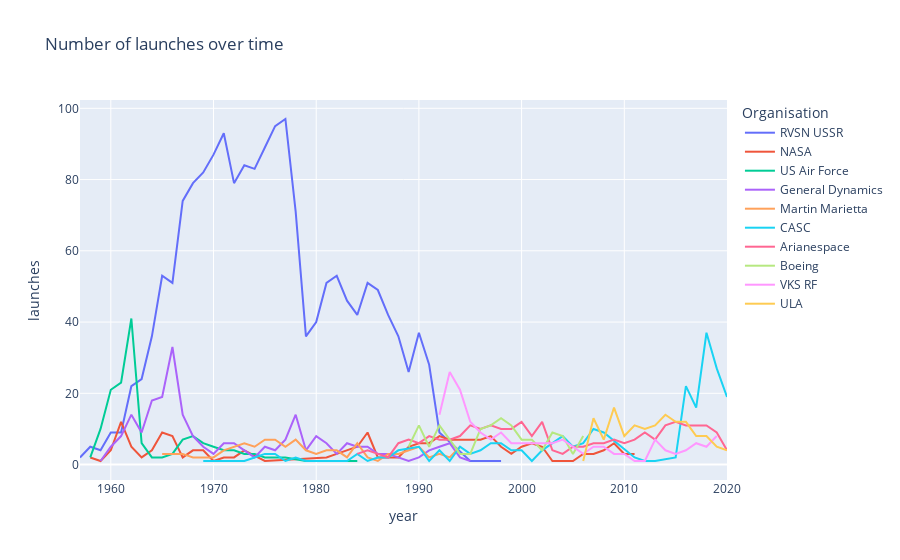

The notebook cell this image was saved under:
### Code cell
line = px.line(top10_per_year[:-1],
              x='year',
              y='launches',
              color='Organisation',
              title="Number of launches over time")
line.show()

### Figure 1 — Plotly figure (JSON) as saved in the notebook; plotly's stock layout.template omitted (floating-point values rounded to 4 significant figures)
{"data": [{"hovertemplate": "Organisation=RVSN USSR<br>year=%{x}<br>launches=%{y}<extra></extra>", "legendgroup": "RVSN USSR", "line": {"color": "#636efa", "dash": "solid"}, "marker": {"symbol": "circle"}, "mode": "lines", "name": "RVSN USSR", "orientation": "v", "showlegend": true, "type": "scatter", "x": [1957, 1958, 1959, 1960, 1961, 1962, 1963, 1964, 1965, 1966, 1967, 1968, 1969, 1970, 1971, 1972, 1973, 1974, 1975, 1976, 1977, 1978, 1979, 1980, 1981, 1982, 1983, 1984, 1985, 1986, 1987, 1988, 1989, 1990, 1991, 1992, 1995, 1996, 1998], "xaxis": "x", "y": [2, 5, 4, 9, 9, 22, 24, 36, 53, 51, 74, 79, 82, 87, 93, 79, 84, 83, 89, 95, 97, 71, 36, 40, 51, 53, 46, 42, 51, 49, 42, 36, 26, 37, 28, 9, 1, 1, 1], "yaxis": "y"}, {"hovertemplate": "Organisation=NASA<br>year=%{x}<br>launches=%{y}<extra></extra>", "legendgroup": "NASA", "line": {"color": "#EF553B", "dash": "solid"}, "marker": {"symbol": "circle"}, "mode": "lines", "name": "NASA", "orientation": "v", "showlegend": true, "type": "scatter", "x": [1958, 1959, 1960, 1961, 1962, 1963, 1964, 1965, 1966, 1967, 1968, 1969, 1970, 1971, 1972, 1973, 1975, 1981, 1982, 1983, 1984, 1985, 1986, 1988, 1989, 1990, 1991, 1992, 1993, 1994, 1995, 1996, 1997, 1998, 1999, 2000, 2001, 2002, 2003, 2005, 2006, 2007, 2008, 2009, 2010, 2011], "xaxis": "x", "y": [2, 1, 4, 12, 5, 2, 4, 9, 8, 2, 4, 4, 1, 2, 2, 4, 1, 2, 3, 4, 5, 9, 2, 2, 5, 6, 6, 8, 7, 7, 7, 7, 8, 5, 3, 5, 6, 5, 1, 1, 3, 3, 4, 6, 3, 3], "yaxis": "y"}, {"hovertemplate": "Organisation=US Air Force<br>year=%{x}<br>launches=%{y}<extra></extra>", "legendgroup": "US Air Force", "line": {"color": "#00cc96", "dash": "solid"}, "marker": {"symbol": "circle"}, "mode": "lines", "name": "US Air Force", "orientation": "v", "showlegend": true, "type": "scatter", "x": [1958, 1959, 1960, 1961, 1962, 1963, 1964, 1965, 1966, 1967, 1968, 1969, 1970, 1971, 1972, 1973, 1974, 1975, 1976, 1977, 1979, 1981, 1982, 1983, 1984], "xaxis": "x", "y": [2, 10, 21, 23, 41, 6, 2, 2, 3, 7, 8, 6, 5, 4, 4, 3, 3, 2, 2, 2, 1, 1, 1, 1, 1], "yaxis": "y"}, {"hovertemplate": "Organisation=General Dynamics<br>year=%{x}<br>launches=%{y}<extra></extra>", "legendgroup": "General Dynamics", "line": {"color": "#ab63fa", "dash": "solid"}, "marker": {"symbol": "circle"}, "mode": "lines", "name": "General Dynamics", "orientation": "v", "showlegend": true, "type": "scatter", "x": [1959, 1960, 1961, 1962, 1963, 1964, 1965, 1966, 1967, 1968, 1969, 1970, 1971, 1972, 1973, 1974, 1975, 1976, 1977, 1978, 1979, 1980, 1981, 1982, 1983, 1984, 1985, 1986, 1987, 1988, 1989, 1990, 1991, 1992, 1993, 1994, 1995], "xaxis": "x", "y": [1, 5, 8, 14, 9, 18, 19, 33, 14, 8, 5, 3, 6, 6, 4, 2, 5, 4, 7, 14, 4, 8, 6, 3, 6, 5, 5, 3, 3, 2, 1, 2, 4, 5, 6, 2, 1], "yaxis": "y"}, {"hovertemplate": "Organisation=Martin Marietta<br>year=%{x}<br>launches=%{y}<extra></extra>", "legendgroup": "Martin Marietta", "line": {"color": "#FFA15A", "dash": "solid"}, "marker": {"symbol": "circle"}, "mode": "lines", "name": "Martin Marietta", "orientation": "v", "showlegend": true, "type": "scatter", "x": [1965, 1966, 1967, 1968, 1969, 1970, 1971, 1972, 1973, 1974, 1975, 1976, 1977, 1978, 1979, 1980, 1981, 1982, 1983, 1984, 1985, 1986, 1987, 1988, 1989, 1990, 1991, 1992, 1993, 1994], "xaxis": "x", "y": [3, 3, 3, 2, 2, 2, 4, 5, 6, 5, 7, 7, 5, 7, 4, 3, 4, 4, 2, 6, 2, 1, 3, 3, 4, 5, 2, 3, 2, 5], "yaxis": "y"}, {"hovertemplate": "Organisation=CASC<br>year=%{x}<br>launches=%{y}<extra></extra>", "legendgroup": "CASC", "line": {"color": "#19d3f3", "dash": "solid"}, "marker": {"symbol": "circle"}, "mode": "lines", "name": "CASC", "orientation": "v", "showlegend": true, "type": "scatter", "x": [1969, 1970, 1971, 1972, 1973, 1974, 1975, 1976, 1977, 1978, 1979, 1981, 1982, 1983, 1984, 1985, 1986, 1987, 1988, 1990, 1991, 1992, 1993, 1994, 1995, 1996, 1997, 1998, 1999, 2000, 2001, 2002, 2003, 2004, 2005, 2006, 2007, 2008, 2011, 2012, 2013, 2015, 2016, 2017, 2018, 2019, 2020], "xaxis": "x", "y": [1, 1, 1, 1, 1, 2, 3, 3, 1, 2, 1, 1, 1, 1, 3, 1, 2, 2, 4, 5, 1, 4, 1, 5, 3, 4, 6, 6, 4, 4, 1, 4, 6, 8, 5, 6, 10, 9, 2, 1, 1, 2, 22, 16, 37, 27, 19], "yaxis": "y"}, {"hovertemplate": "Organisation=Arianespace<br>year=%{x}<br>launches=%{y}<extra></extra>", "legendgroup": "Arianespace", "line": {"color": "#FF6692", "dash": "solid"}, "marker": {"symbol": "circle"}, "mode": "lines", "name": "Arianespace", "orientation": "v", "showlegend": true, "type": "scatter", "x": [1984, 1985, 1986, 1987, 1988, 1989, 1990, 1991, 1992, 1993, 1994, 1995, 1996, 1997, 1998, 1999, 2000, 2001, 2002, 2003, 2004, 2005, 2006, 2007, 2008, 2009, 2010, 2011, 2012, 2013, 2014, 2015, 2016, 2017, 2018, 2019, 2020], "xaxis": "x", "y": [3, 4, 3, 2, 6, 7, 6, 8, 7, 7, 8, 11, 10, 11, 10, 10, 12, 8, 12, 4, 3, 5, 5, 6, 6, 7, 6, 7, 9, 7, 11, 12, 11, 11, 11, 9, 4], "yaxis": "y"}, {"hovertemplate": "Organisation=Boeing<br>year=%{x}<br>launches=%{y}<extra></extra>", "legendgroup": "Boeing", "line": {"color": "#B6E880", "dash": "solid"}, "marker": {"symbol": "circle"}, "mode": "lines", "name": "Boeing", "orientation": "v", "showlegend": true, "type": "scatter", "x": [1989, 1990, 1991, 1992, 1993, 1994, 1995, 1996, 1997, 1998, 1999, 2000, 2001, 2002, 2003, 2004, 2005, 2006], "xaxis": "x", "y": [5, 11, 5, 11, 7, 3, 3, 10, 11, 13, 11, 7, 7, 4, 9, 8, 3, 8], "yaxis": "y"}, {"hovertemplate": "Organisation=VKS RF<br>year=%{x}<br>launches=%{y}<extra></extra>", "legendgroup": "VKS RF", "line": {"color": "#FF97FF", "dash": "solid"}, "marker": {"symbol": "circle"}, "mode": "lines", "name": "VKS RF", "orientation": "v", "showlegend": true, "type": "scatter", "x": [1992, 1993, 1994, 1995, 1996, 1997, 1998, 1999, 2000, 2001, 2002, 2003, 2004, 2005, 2006, 2007, 2008, 2009, 2010, 2011, 2012, 2013, 2014, 2015, 2016, 2017, 2018, 2019], "xaxis": "x", "y": [14, 26, 21, 12, 9, 7, 9, 6, 6, 6, 6, 6, 7, 5, 3, 5, 5, 3, 3, 1, 1, 7, 4, 3, 4, 6, 5, 8], "yaxis": "y"}, {"hovertemplate": "Organisation=ULA<br>year=%{x}<br>launches=%{y}<extra></extra>", "legendgroup": "ULA", "line": {"color": "#FECB52", "dash": "solid"}, "marker": {"symbol": "circle"}, "mode": "lines", "name": "ULA", "orientation": "v", "showlegend": true, "type": "scatter", "x": [2006, 2007, 2008, 2009, 2010, 2011, 2012, 2013, 2014, 2015, 2016, 2017, 2018, 2019, 2020], "xaxis": "x", "y": [1, 13, 7, 16, 8, 11, 10, 11, 14, 12, 12, 8, 8, 5, 4], "yaxis": "y"}], "layout": {"legend": {"title": {"text": "Organisation"}, "tracegroupgap": 0}, "title": {"text": "Number of launches over time"}, "xaxis": {"anchor": "y", "domain": [0, 1], "title": {"text": "year"}}, "yaxis": {"anchor": "x", "domain": [0, 1], "title": {"text": "launches"}}}}
